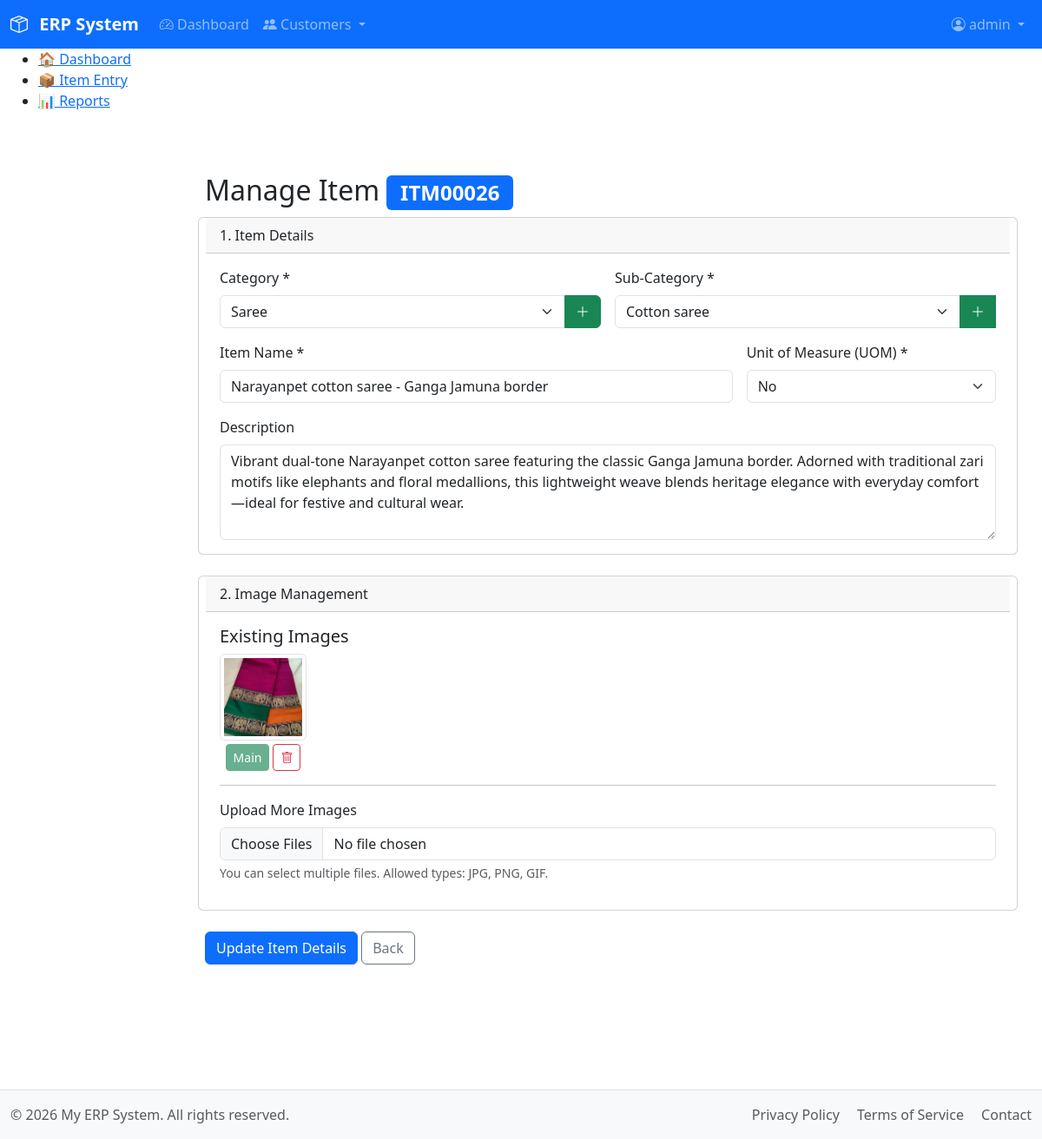
The app's page /modules/inventory/entry_item.php?item_id=ITM00026 (signed in) with its own data.
### tables this page shows
CREATE TABLE `items` (
  `item_id` varchar(10) NOT NULL,
  `category_sub_id` varchar(10) NOT NULL,
  `name` varchar(150) NOT NULL,
  `uom` varchar(20) NOT NULL DEFAULT 'No',
  `description` text DEFAULT NULL,
  `main_image_path` varchar(255) DEFAULT NULL,
  `created_at` timestamp NOT NULL DEFAULT current_timestamp(),
  `created_by` int(11) DEFAULT NULL,
  `created_by_name` varchar(50) DEFAULT NULL,
  `updated_at` timestamp NULL DEFAULT NULL ON UPDATE current_timestamp(),
  `updated_by` int(11) DEFAULT NULL,
  `updated_by_name` varchar(50) DEFAULT NULL,
  PRIMARY KEY (`item_id`),
  UNIQUE KEY `name` (`name`),
  KEY `category_sub_id` (`category_sub_id`),
  CONSTRAINT `fk_category_sub` FOREIGN KEY (`category_sub_id`) REFERENCES `categories_sub` (`category_sub_id`) ON DELETE CASCADE ON UPDATE CASCADE
);

CREATE TABLE `categories_sub` (
  `category_sub_id` varchar(10) NOT NULL,
  `category_id` varchar(10) NOT NULL,
  `name` varchar(100) NOT NULL,
  `description` text DEFAULT NULL,
  `created_at` timestamp NOT NULL DEFAULT current_timestamp(),
  `created_by` int(11) DEFAULT NULL,
  `created_by_name` varchar(50) DEFAULT NULL,
  `updated_at` timestamp NULL DEFAULT NULL ON UPDATE current_timestamp(),
  `updated_by` int(11) DEFAULT NULL,
  `updated_by_name` varchar(50) DEFAULT NULL,
  PRIMARY KEY (`category_sub_id`),
  UNIQUE KEY `name` (`name`),
  KEY `category_id` (`category_id`),
  CONSTRAINT `fk_category` FOREIGN KEY (`category_id`) REFERENCES `categories` (`category_id`) ON DELETE CASCADE ON UPDATE CASCADE
);

CREATE TABLE `categories` (
  `category_id` varchar(10) NOT NULL,
  `name` varchar(255) NOT NULL,
  `description` text DEFAULT NULL,
  `created_at` timestamp NOT NULL DEFAULT current_timestamp(),
  `created_by` int(11) DEFAULT NULL,
  `created_by_name` varchar(255) DEFAULT NULL,
  `updated_at` timestamp NULL DEFAULT NULL,
  `updated_by` int(11) DEFAULT NULL,
  `updated_by_name` varchar(255) DEFAULT NULL,
  PRIMARY KEY (`category_id`),
  UNIQUE KEY `name` (`name`)
);

### includes/functions.php (called while the page is built, shortened)
<?php
function get_all_categories()
{
    $db = db();
    $result = $db->query("SELECT category_id, name FROM categories ORDER BY name ASC");
    return $result ? $result->fetch_all(MYSQLI_ASSOC) : [];
}
function get_sub_categories_by_category_id($category_id)
{
    $db = db();
    $stmt = $db->prepare("SELECT category_sub_id, name FROM categories_sub WHERE category_id = ? ORDER BY name ASC");
    $stmt->bind_param("s", $category_id);
    $stmt->execute();
    return $stmt->get_result()->fetch_all(MYSQLI_ASSOC);
}
function get_item_details($item_id)
{
    $db = db();
    $stmt = $db->prepare("
        SELECT
            i.*,
            cs.category_id, -- THIS IS THE CRITICAL ADDITION
            c.name as category_name,
            cs.name as sub_category_name
        FROM items i
        JOIN categories_sub cs ON i.category_sub_id = cs.category_sub_id
        JOIN categories c ON cs.category_id = c.category_id
        WHERE i.item_id = ?
    ");
    $stmt->bind_param("s", $item_id);
    $stmt->execute();
    $item_details = $stmt->get_result()->fetch_assoc();
    $image_dir = __DIR__ . '/../Images/';
    $image_pattern = $image_dir . $item_id . '-*.jpg';
    $image_paths = glob($image_pattern);
    $image_urls = [];
    if ($image_paths) {
        foreach ($image_paths as $path) {
            $image_urls[] = '/Images/' . basename($path);
        }
    }
    $item_details['images'] = $image_urls;
    $stmt_price = $db->prepare("
        SELECT
            o.order_date,
            o.order_id,
            oi.price,
            oi.cost_price,
            c.name as customer_name
        FROM order_items oi
        JOIN orders o ON oi.order_id = o.order_id
        JOIN customers c on o.customer_id = c.customer_id
        WHERE oi.item_id = ?
          AND o.status != 'Canceled'
        ORDER BY o.order_date DESC
    ");
    $stmt_price->bind_param("s", $item_id);
    $stmt_price->execute();
    $item_details['price_history'] = $stmt_price->get_result()->fetch_all(MYSQLI_ASSOC);
    return $item_details;
}

### modules/inventory/entry_item.php (the view, shortened to what this page needs)
<?php
require_once __DIR__ . '/../../includes/functions.php';
$item_id_from_get = $_GET['item_id'] ?? null;
$is_edit = false;
$item = [];
$parent_categories = get_all_categories();
$sub_categories = [];
if ($item_id_from_get) {
    $item_data = get_item_details($item_id_from_get);
    if ($item_data) {
        $item = $item_data;
        $is_edit = true;
        if (!empty($item['category_id'])) {
            $sub_categories = get_sub_categories_by_category_id($item['category_id']);
        }
    } else {
        $_SESSION['error_message'] = "Item not found.";
        header("Location: /modules/inventory/list_stock_levels.php");
        exit;
    }
}
require_once __DIR__ . '/../../includes/header.php';
?>
<main class="container mt-4">
    <h2><?= $is_edit ? 'Manage Item' : 'New Item' ?>
        <?php if ($is_edit): ?>
            <span class='badge bg-primary'><?= htmlspecialchars($item['item_id']) ?></span>
        <?php endif; ?>
    </h2>
    <form method="POST" class="needs-validation mb-5" novalidate id="itemForm" enctype="multipart/form-data" action="entry_item.php<?= $is_edit ? '?item_id=' . htmlspecialchars($item['item_id']) : '' ?>">
        <div class="row g-3">
            <div class="card col-12">
                <div class="card-header">1. Item Details</div>
                <div class="card-body row g-3">
                    <div class="col-md-6"><label for="category_id" class="form-label">Category *</label><div class="input-group"><select class="form-select" id="category_id" name="category_id" required><option value="">Choose...</option><?php foreach ($parent_categories as $parent): ?><option value="<?= htmlspecialchars($parent['category_id']) ?>" <?= (isset($item['category_id']) && $item['category_id'] == $parent['category_id']) ? 'selected' : '' ?>><?= htmlspecialchars($parent['name']) ?></option><?php endforeach; ?></select><a href="entry_category.php" class="btn btn-success" title="Add New Category" target="_blank"><i class="bi bi-plus-lg"></i></a></div></div>
                    <div class="col-md-6"><label for="category_sub_id" class="form-label">Sub-Category *</label><div class="input-group"><select class="form-select" id="category_sub_id" name="category_sub_id" required <?= $is_edit ? '' : 'disabled' ?>><option value="">Choose...</option><?php foreach ($sub_categories as $sub): ?><option value="<?= htmlspecialchars($sub['category_sub_id']) ?>" <?= (isset($item['category_sub_id']) && $item['category_sub_id'] == $sub['category_sub_id']) ? 'selected' : '' ?>><?= htmlspecialchars($sub['name']) ?></option><?php endforeach; ?></select><a href="entry_category_sub.php" class="btn btn-success" title="Add New Sub-Category" target="_blank"><i class="bi bi-plus-lg"></i></a><div class="invalid-feedback">Please select a sub-category.</div></div></div>
                    <div class="col-md-8 position-relative"><label for="name" class="form-label">Item Name *</label><input type="text" class="form-control" id="name" name="name" value="<?= htmlspecialchars($item['name'] ?? '') ?>" required autocomplete="off"><div class="invalid-feedback">Item name is required.</div></div>
                    <div class="col-md-4"><label for="uom" class="form-label">Unit of Measure (UOM) *</label><select class="form-select" id="uom" name="uom" required><option value="No" <?= (isset($item['uom']) && $item['uom'] == 'No') ? 'selected' : '' ?>>No</option></select></div>
                    <div class="col-12"><label for="description" class="form-label">Description</label><textarea class="form-control" id="description" name="description" rows="4"><?= htmlspecialchars($item['description'] ?? '') ?></textarea></div>
                </div>
            </div>
            <div class="card col-12 mt-4">
                <div class="card-header">2. Image Management</div>
                <div class="card-body" id="imageManagementSection">
                    <?php if ($is_edit): ?>
                    <div class="mb-3">
                        <h5>Existing Images</h5>
                        <div class="row g-2">
                            <?php if (empty($item['images'])): ?>
                                <p class="text-muted">No images have been uploaded for this item.</p>
                            <?php else: ?>
                                <?php foreach ($item['images'] as $image_url): ?>
                                    <div class="col-auto text-center">
                                        <img src="<?= htmlspecialchars($image_url) ?>" class="img-thumbnail" style="height: 100px; width: 100px; object-fit: cover;" alt="Item Image">
                                        <div class="d-flex justify-content-center gap-1 mt-1">
                                            <?php if (($item['main_image_path'] ?? '') === $image_url): ?>
                                                <button type="button" class="btn btn-sm btn-success disabled" title="This is the main image">Main</button>
                                            <?php else: ?>
                                                <button type="button" class="btn btn-sm btn-outline-success btn-set-main" title="Set as Main Image" data-image-path="<?= htmlspecialchars($image_url) ?>">
                                                    <i class="bi bi-check-circle"></i>
                                                </button>
                                            <?php endif; ?>
                                            <button type="button" class="btn btn-sm btn-outline-danger btn-delete-image" title="Delete Image" data-image-path="<?= htmlspecialchars($image_url) ?>">
                                                <i class="bi bi-trash"></i>
                                            </button>
                                        </div>
                                    </div>
                                <?php endforeach; ?>
                            <?php endif; ?>
                        </div>
                    </div>
                    <hr>
                    <?php endif; ?>
                    <div class="mb-3">
                        <label for="new_images" class="form-label"><?= $is_edit ? 'Upload More Images' : 'Upload Images' ?></label>
                        <input class="form-control" type="file" id="new_images" name="new_images[]" multiple accept="image/jpeg,image/png,image/gif">
                        <div class="form-text">You can select multiple files. Allowed types: JPG, PNG, GIF.</div>
                    </div>
                </div>
            </div>
            <div class="col-12 mt-4">
                <button class="btn btn-primary" type="submit"><i class="bi bi-<?= $is_edit ? 'floppy' : 'plus-circle' ?>"></i> <?= $is_edit ? 'Update Item Details' : 'Create Item' ?></button>
                <a href="/index.php" class="btn btn-outline-secondary">Back</a>
            </div>
        </div>
    </form>
</main>
<?php require_once __DIR__ . '/../../includes/footer.php'; ?>

### assets/css/main.css (style rules this page uses)
main { padding-top: 1rem; padding-bottom: 3rem; }

### records on screen
items: item_id "ITM00026", category_sub_id "Cotton saree", name "Narayanpet cotton saree - Ganga Jamuna border", uom "No", description "Vibrant dual-tone Narayanpet cotton saree featuring the classic Ganga Jamuna border. Adorned with traditional zari motifs like elephants and floral medallions, this lightweight weave blends heritage elegance with everyday comfort—ideal for festive and cultural wear."
categories_sub: category_id "Saree"

### other values on screen
$_SESSION['username'] "admin"
